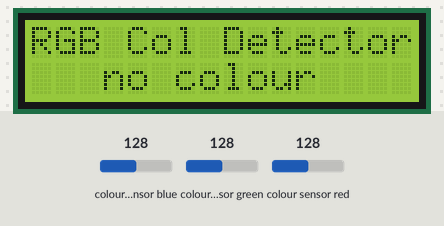
Recording of a sketch running on a simulated Arduino Uno, built with avr-gcc and run on an emulated ATmega328P. Parts: 16×2 character LCD. Wiring (inferred from the names in the program): TCS3200 colour sensor: output pin 12; S2 pin 10; S3 pin 11; S0 pin 8; S1 pin 9. The inputs (shaded band) are chosen by the test bench; at power-on: colour sensor green 128, colour sensor blue 128, colour sensor red 128. What the sketch prints to the serial monitor is not drawn.

Above: at 1.2 s.
1.3 s: colour sensor green set to 122
At 3.2 s:
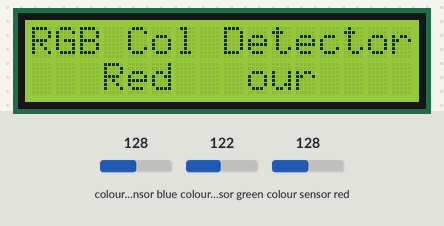
3.5 s: colour sensor blue set to 18
5.2 s: colour sensor blue set to 15
At 7.2 s:
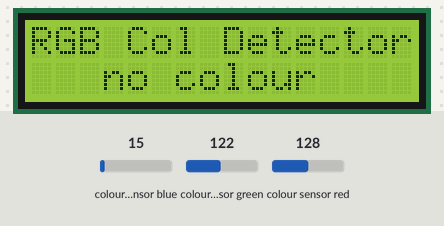
7.5 s: colour sensor blue set to 64
At 9.1 s:
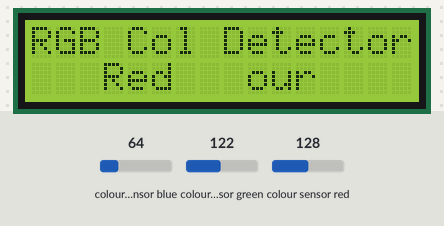
9.6 s: colour sensor red set to 64
At 11.0 s:
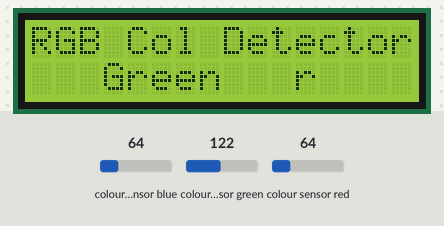
Timing chart, 0 to 12.6 s (numbered marks = the images above; inputs shaded):
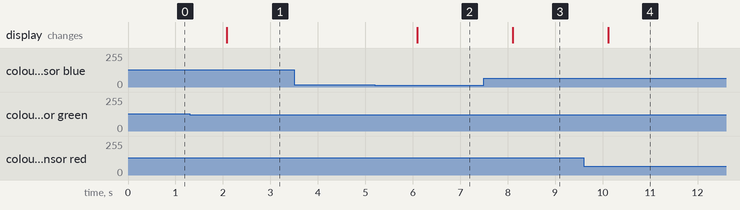

The sketch:

DLDProject_ColorDetector.ino
```cpp
#include <LiquidCrystal.h>
LiquidCrystal lcd(7, 6, 5, 4, 3, 2);//RS,EN,D4,D5,D6,D7

const int s0 = 8;
const int s1 = 9;
const int s2 = 10;
const int s3 = 11;
const int out = 12;
// LED pins connected to Arduino

// Variables
int red = 0;
int grn = 0;
int blu = 0;

void setup()
{
  Serial.begin(9600);
  lcd.begin(16, 2);
  pinMode(s0, OUTPUT);
  pinMode(s1, OUTPUT);
  pinMode(s2, OUTPUT);
  pinMode(s3, OUTPUT);
  pinMode(out, INPUT);
  digitalWrite(s0, HIGH);
  digitalWrite(s1, HIGH);
}

void loop()
{
   lcd.setCursor(0, 0);
  lcd.print("RGB Col Detector");//printing name
  color();
  Serial.print("R Intensity:");
  Serial.print(red, DEC);
  Serial.print(" G Intensity: ");
  Serial.print(grn, DEC);
  Serial.print(" B Intensity : ");
  Serial.print(blu, DEC);
  //Serial.println();

  if (red > 2  && red < 18   &&  grn >  2 && grn < 19    &&  blu > 2  && blu < 16)
  {
   Serial.println(" - (White Color)");
   lcd.setCursor(0, 1);
   lcd.print("   White   ");
   delay(1000);

  }
  else if (red > 80 && red < 125  &&  grn > 90 && grn < 125   &&  blu > 80 && blu < 125)
  {
   Serial.println(" - (Black Color)");
   lcd.setCursor(0, 1);
   lcd.print("   Black   ");
  delay(1000);
   }
  else if (red > 12 && red < 40   &&  grn > 40 && grn < 150    &&  blu > 33 && blu < 150)
  {
   Serial.println(" - (Red Color)");
   lcd.setCursor(0, 1);
   lcd.print("   Red   ");
   delay(1000);
  }
  else if (red > 50 && red < 95   &&  grn > 28 && grn < 70    &&  blu > 45 && blu < 85)
  {
   Serial.println(" - (Green Color)");
   lcd.setCursor(0, 1);
   lcd.print("   Green   ");
   delay(1000);

   }
  else if (red > 10 && red < 20   &&  grn > 10 && grn < 25    &&  blu > 20 && blu < 38)
  {
   Serial.println(" - (Yellow Color)");
   lcd.setCursor(0, 1);
   lcd.print("   Yellow   ");
   delay(1000);

   }
  else if (red > 65 && red < 125  &&  grn > 65 && grn < 115   &&  blu > 28 && blu < 65)
  {
   Serial.println(" - (Blue Color)");
   lcd.setCursor(0, 1);
   lcd.print("   Blue   ");
   delay(1000);

   }
  else
  {
   Serial.println(" - (No Colour)");
   lcd.setCursor(0, 1);
   lcd.print("   no colour   ");
   delay(1000);
   }
 }

void color()
{
  digitalWrite(s2, LOW);
  digitalWrite(s3, LOW);
  //count OUT, pRed, RED
  red = pulseIn(out, digitalRead(out) == HIGH ? LOW : HIGH);
  digitalWrite(s3, HIGH);
  //count OUT, pBLUE, BLUE
  blu = pulseIn(out, digitalRead(out) == HIGH ? LOW : HIGH);
  digitalWrite(s2, HIGH);
  //count OUT, pGreen, GREEN
  grn = pulseIn(out, digitalRead(out) == HIGH ? LOW : HIGH);
}
```

Measured:
- the behaviour switches between 125 and 124 on colour sensor green (found by bisection; images 0 and 1)
- the behaviour switches between 17 and 16 on colour sensor blue (found by bisection; images 1 and 2)
- after the input at 1.3 s, the display: changes after 0.78 s (image 1)
- after the input at 3.5 s, every drawn part: stays the same
- after the input at 5.2 s, the display: changes after 0.90 s (image 2)
- after the input at 7.5 s, the display: changes after 0.61 s (image 3)
- after the input at 9.6 s, the display: changes after 0.52 s (image 4)
